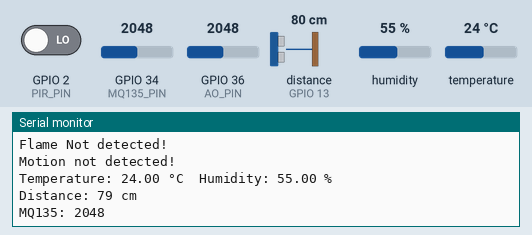
The sketch below on a simulated ESP32. Parts: the last lines printed to the serial monitor. Wiring (inferred from the names in the program): ultrasonic range finder: trigger GPIO 12; echo GPIO 13. Inputs (shaded band) come from the test bench; at power-on: GPIO 36 (AO_PIN) = 2048, GPIO 2 (PIR_PIN) LOW, distance to the obstacle (sensor on GPIO 13) 80 cm, humidity 55 %, GPIO 34 (MQ135_PIN) = 2048, temperature 24 °C. The echo pulse lasts 58.3 µs per cm.

Above: at 2.0 s.
2.1 s: GPIO 36 (AO_PIN) set to 60
At 2.62 s:
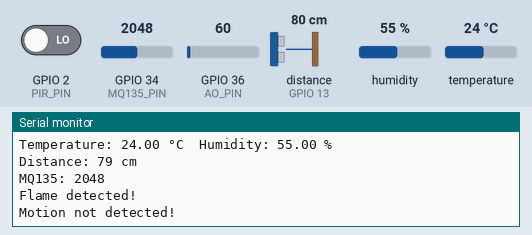
5.1 s: GPIO 2 (PIR_PIN) driven HIGH
At 6.3 s:
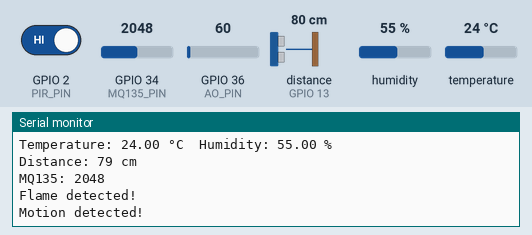
8.8 s: distance to the obstacle (sensor on GPIO 13) set to 2 cm
At 10.4 s:
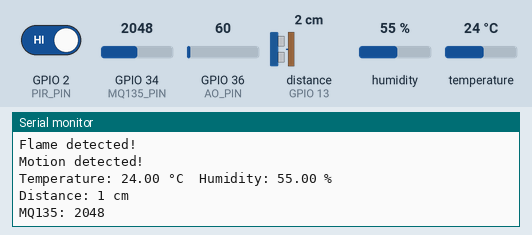
10.5 s: distance to the obstacle (sensor on GPIO 13) set to 4 cm
At 12.1 s:
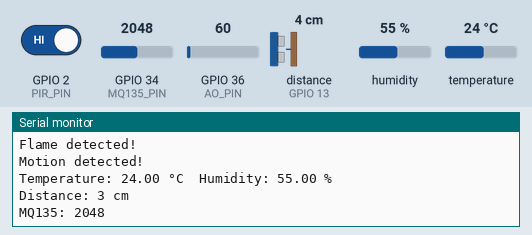
17.3 s: humidity set to 22 %
At 18.2 s:
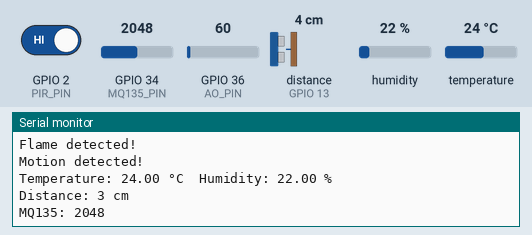
19.0 s: GPIO 34 (MQ135_PIN) set to 2866
At 20.6 s:
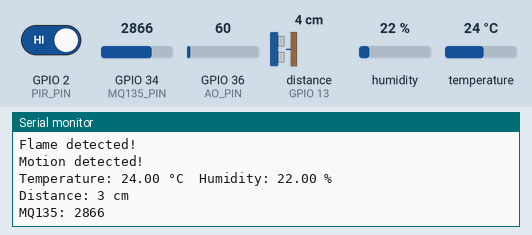
Timing chart, 0 to 21.7 s (numbered marks = the images above; inputs shaded):
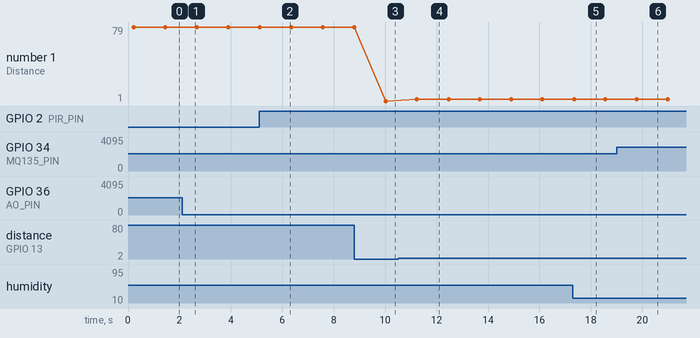

The sketch:

all_sensors.ino
```cpp
#include <DHT.h>

#define AO_PIN 36  // ESP32's pin GPIO36 connected to AO pin of the flame sensor
#define TRIG_PIN 12 // Connect the trigger pin of the ultrasonic sensor to digital pin 12
#define ECHO_PIN 13 // Connect the echo pin of the ultrasonic sensor to digital pin 13
const int PIR_PIN = 2; // Connect the signal pin of the PIR sensor to digital pin 2
const int MQ135_PIN = 34; // Analog input pin for MQ135 sensor


DHT dht(16, DHT11); // Digital pin 16 connected to the DHT sensor

void setup() {
  Serial.begin(9600);
  pinMode(AO_PIN, INPUT);
  pinMode(TRIG_PIN, OUTPUT);
  pinMode(ECHO_PIN, INPUT);
  pinMode(PIR_PIN, INPUT);
  pinMode(MQ135_PIN, INPUT);
  dht.begin();
}

void loop() {
  int infrared_value = analogRead(AO_PIN);
  long duration, distance;
  int motion = digitalRead(PIR_PIN);
  int mq135_value = analogRead(MQ135_PIN);

  // Clear the trigger pin
  digitalWrite(TRIG_PIN, LOW);
  delayMicroseconds(2);

  // Send a 10 microsecond pulse to the trigger pin
  digitalWrite(TRIG_PIN, HIGH);
  delayMicroseconds(10);
  digitalWrite(TRIG_PIN, LOW);


  // Measure the duration of the pulse on the echo pin
  duration = pulseIn(ECHO_PIN, HIGH);

  // Calculate the distance in centimeters
  distance = duration * 0.034 / 2;

  // Print the flame detection status, motion detection status, MQ135 sensor value, and the distance to the serial monitor
  if (infrared_value < 100) {
    Serial.println("Flame detected!");
  } else {
    Serial.println("Flame Not detected!");
  }

  if (motion == HIGH) {
    Serial.println("Motion detected!");
    // You can add your desired actions here, such as turning on a light or activating an alarm
  } else {
    Serial.println("Motion not detected!");
    // You can add your desired actions here, such as turning on a light or activating an alarm
  }
  delay(200);

  float temperature = dht.readTemperature(); // Read temperature as Celsius
  float humidity = dht.readHumidity(); // Read humidity

  if (isnan(temperature) || isnan(humidity)) {
    Serial.println("Failed to read from DHT sensor!");
  } else {
    Serial.print("Temperature: ");
    Serial.print(temperature);
    Serial.print(" °C\t");
    Serial.print("Humidity: ");
    Serial.print(humidity);
    Serial.println(" %");
  }

  Serial.print("Distance: ");
  Serial.print(distance);
  Serial.println(" cm");

  Serial.print("MQ135: ");
  Serial.println(mq135_value);

  delay(1000); // Delay for stability
}
```

Measured:
- after the input at 2.1 s, the serial monitor: prints a new line after 0.36 s (image 1)
- after the input at 5.1 s, the serial monitor: prints a new line after 1.0 s (image 2)
- after the input at 8.8 s, the serial monitor: prints a new line after 1.2 s (image 3)
- after the input at 10.5 s, the serial monitor: prints a new line after 0.74 s (image 4)
- after the input at 17.3 s, the serial monitor: prints a new line after 0.05 s (image 5)
- after the input at 19.0 s, the serial monitor: prints a new line after 0.79 s (image 6)
- plotted number 1: 79 → 1 after the input at 8.8 s, 1 → 3 after the input at 10.5 s
